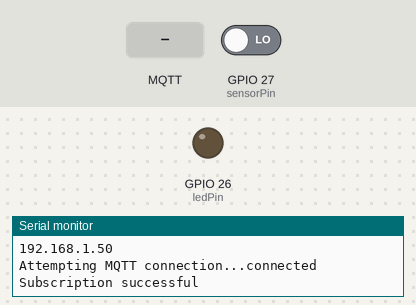
This sketch was run on a simulated ESP32. Shown: output pins drawn as LEDs (lit = HIGH), the last lines printed to the serial monitor. The test bench sets the inputs (shaded band); at power-on: GPIO 27 (sensorPin) LOW. WiFi joins after 1.5 s; servers stay silent unless stated; no MQTT or app messages arrive unless stated.

Above: at 2.7 s.
2.8 s: MQTT message "Vibration detected" arrives on the first subscribed topic
At 3.5 s:
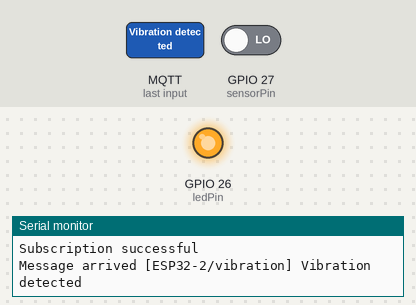
5.3 s: GPIO 27 (sensorPin) driven HIGH
7.8 s: MQTT message "ESP32-2/vibration" arrives on the first subscribed topic
9.8 s: MQTT message "1" arrives on the first subscribed topic
Timing chart, 0 to 12.8 s (numbered marks = the images above; inputs shaded):
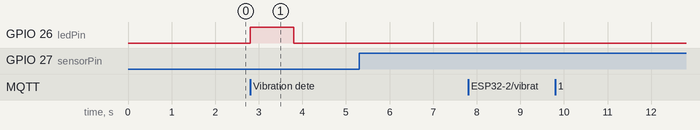

Measured:
- after the input at 2.8 s, GPIO 26 (ledPin): LOW → HIGH at once, → LOW 1.0 s later

The sketch:

mesagePassingESP32.ino
```cpp
#include <WiFi.h>
#include <WiFiClientSecure.h>
#include <PubSubClient.h>

const char* ssid = "TomatoBreeder";
const char* password = "11223344";
const char* mqtt_server = "8fea42e8822b44208274cce2c2f246bf.s1.eu.hivemq.cloud";
const char* mqtt_username = "austinjeng";
const char* mqtt_password = "Austin1204";
const int mqtt_port = 8883;

WiFiClientSecure espClient;  // Secure client for TLS connection
PubSubClient client(espClient);

const int sensorPin = 27; // GPIO where your vibration sensor is connected
const int ledPin = 26;
int sensorValue = 0; // Variable to store the sensor value

void setup() {
  pinMode(sensorPin, INPUT);
  pinMode(ledPin, OUTPUT);
  digitalWrite(sensorPin, LOW);
  digitalWrite(ledPin, LOW);

  Serial.begin(115200);
  setup_wifi();

  espClient.setInsecure(); // This is for testing purposes only. Do not use in production!

  client.setServer(mqtt_server, mqtt_port);
  client.setCallback(callback); // Set the MQTT callback function

  reconnect(); // Ensure to connect and subscribe initially
}

void setup_wifi() {
  delay(10);
  Serial.println();
  Serial.print("Connecting to ");
  Serial.println(ssid);

  WiFi.begin(ssid, password);

  while (WiFi.status() != WL_CONNECTED) {
    delay(500);
    Serial.print(".");
  }

  Serial.println("");
  Serial.println("WiFi connected");
  Serial.println("IP address: ");
  Serial.println(WiFi.localIP());
}

void reconnect() {
  // Loop until we're reconnected
  while (!client.connected()) {
    Serial.print("Attempting MQTT connection...");
    // Attempt to connect
    if (client.connect("ESP32ButtonClient", mqtt_username, mqtt_password)) {
      Serial.println("connected");
      // Once connected, subscribe to the topic
      if (client.subscribe("ESP32-2/vibration")) {
        Serial.println("Subscription successful");
      } else {
        Serial.println("Subscription failed");
      }
    } else {
      Serial.print("failed, rc=");
      Serial.print(client.state());
      Serial.println(" try again in 5 seconds");
      // Wait 5 seconds before retrying
      delay(5000);
    }
  }
}

void callback(char* topic, byte* message, unsigned int length) {
  Serial.print("Message arrived [");
  Serial.print(topic);
  Serial.print("] ");
  String messageTemp;
  for (unsigned int i = 0; i < length; i++) {
    messageTemp += (char)message[i];
  }
  Serial.println(messageTemp);

  // Handle the message received on the subscribed topic
  if (String(topic) == "ESP32-2/vibration") {
    if (messageTemp == "Vibration detected") {
      digitalWrite(ledPin, HIGH);
      delay(1000); // Keep the LED on for 1 second
      digitalWrite(ledPin, LOW);
    }
  }
}

void loop() {
  if (!client.connected()) {
    reconnect();
  }
  client.loop();

  sensorValue = digitalRead(sensorPin);
  if (sensorValue == HIGH) {
    Serial.println("Vibration detected, publishing message");
    client.publish("ESP32-1/vibration", "Vibration detected");
    delay(1000); // Delay to prevent multiple rapid detections
  }
}
```
